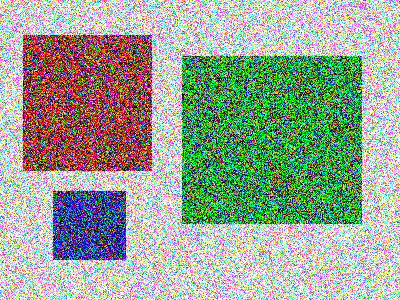
#> input picture pic2.png, 400 x 300 px, found by its file name
$ python flip_image.py
#> lines starting #> are read from the running program, lines starting #| are printed output that depends on the picture
import cv2 as cv
import numpy as np

img = cv.imread('pic2.png',1 )
#> img is the input picture: shape (300, 400, 3); mean B, G, R 150, 164.4, 153.8

#flip the image vertically
imgverflip = cv.flip(img , flipCode = 0)
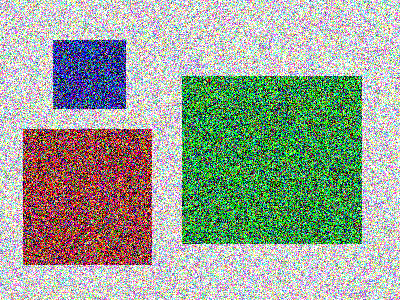
#> imgverflip: shape (300, 400, 3); mean B, G, R 150, 164.4, 153.8

#flip the image horizontally
imghorflip = cv.flip(img , flipCode = 1)
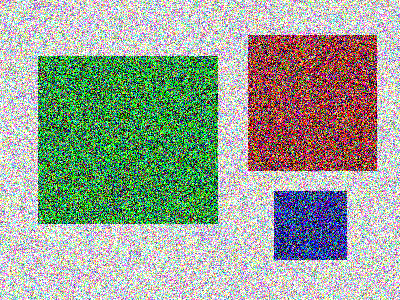
#> imghorflip: shape (300, 400, 3); mean B, G, R 150, 164.4, 153.8

#flip the image vertically and horizontally
imgverhorflip = cv.flip(img , flipCode = -1)
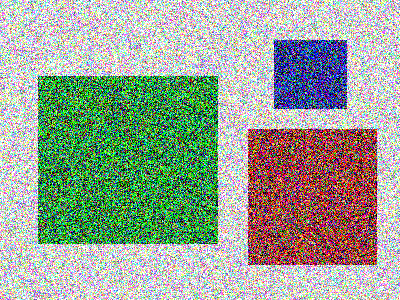
#> imgverhorflip: shape (300, 400, 3); mean B, G, R 150, 164.4, 153.8


#stack images in single frame
hstack1 = np.hstack((img,imghorflip)) # in the left side we see orginal image and in the right side we see flip image
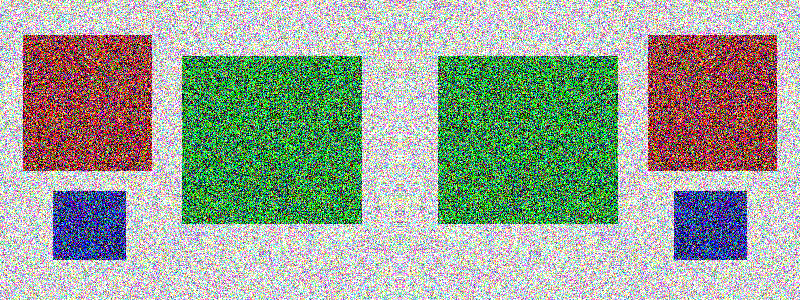
#> hstack1: shape (300, 800, 3); mean B, G, R 150, 164.4, 153.8
hstack2 = np.hstack((imgverflip,imgverhorflip))
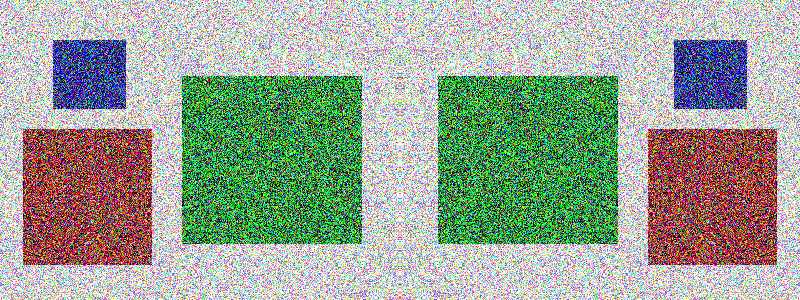
#> hstack2: shape (300, 800, 3); mean B, G, R 150, 164.4, 153.8
hstack3 = np.hstack((img,imgverhorflip))
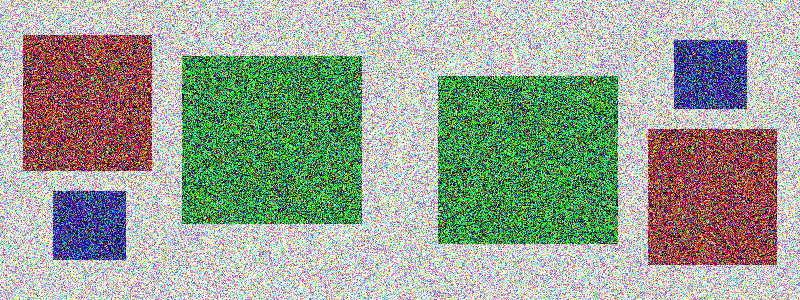
#> hstack3: shape (300, 800, 3); mean B, G, R 150, 164.4, 153.8

final_image = np.vstack((hstack1,hstack2)) #for adding stacks
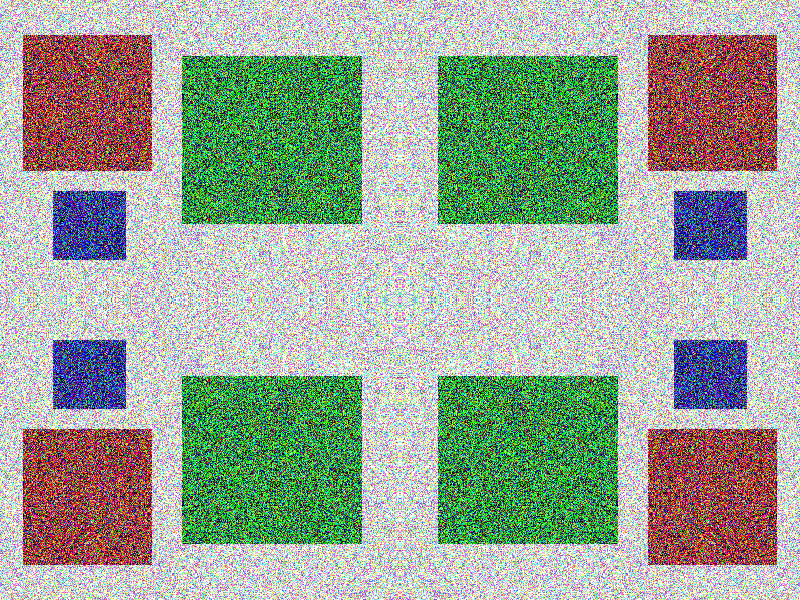
#> final_image: shape (600, 800, 3); mean B, G, R 150, 164.4, 153.8


cv.imshow("Final Image ", final_image)
cv.waitKey(0)
cv.destroyAllWindows()

$ run again, with pic3.png copied over pic2.png
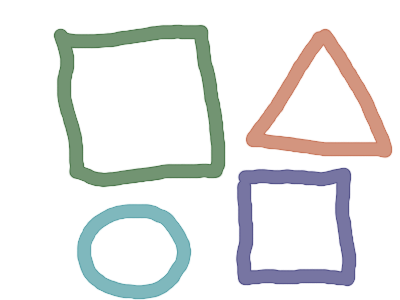
#> input picture pic3.png, 400 x 300 px, found by its file name
#> img is the input picture: shape (300, 400, 3); mean B, G, R 232.6, 233.5, 232.3
#> `hstack3 = np.hstack((img,imgverhorflip))`:
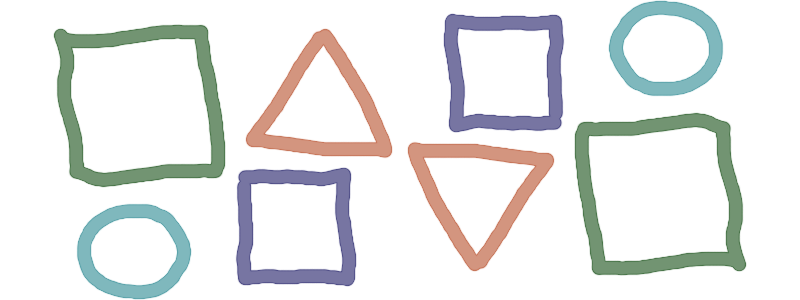
#> hstack3: shape (300, 800, 3); mean B, G, R 232.6, 233.5, 232.3
#> `final_image = np.vstack((hstack1,hstack2))`:
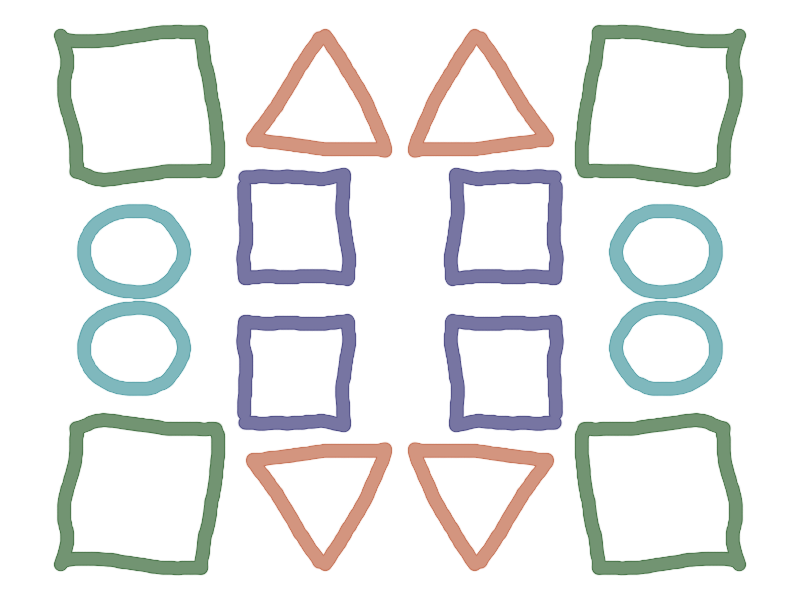
#> final_image: shape (600, 800, 3); mean B, G, R 232.6, 233.5, 232.3

$ run again, with gradient.png copied over pic2.png
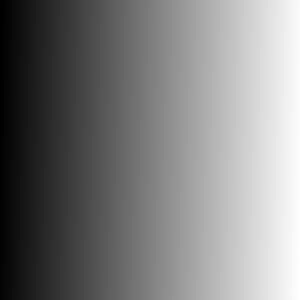
#> input picture gradient.png, 300 x 300 px, found by its file name
#> img is the input picture: shape (300, 300, 3); mean B, G, R 126.5, 126.5, 126.5
#> `hstack1 = np.hstack((img,imghorflip))`:
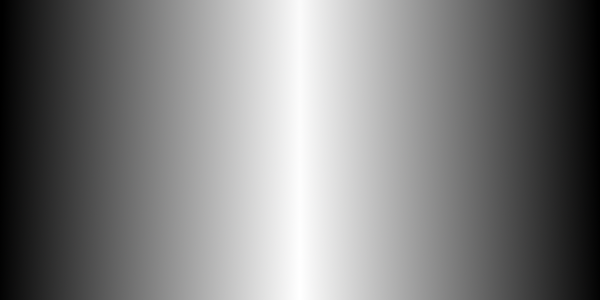
#> hstack1: shape (300, 600, 3); mean B, G, R 126.5, 126.5, 126.5
#> `final_image = np.vstack((hstack1,hstack2))`:
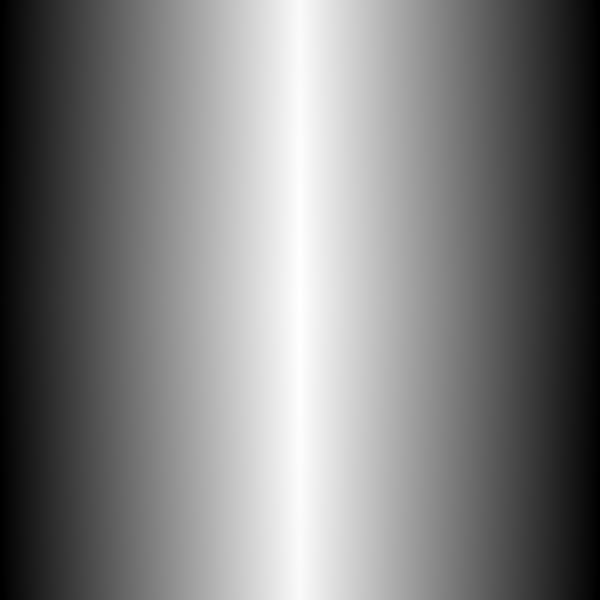
#> final_image: shape (600, 600, 3); mean B, G, R 126.5, 126.5, 126.5
